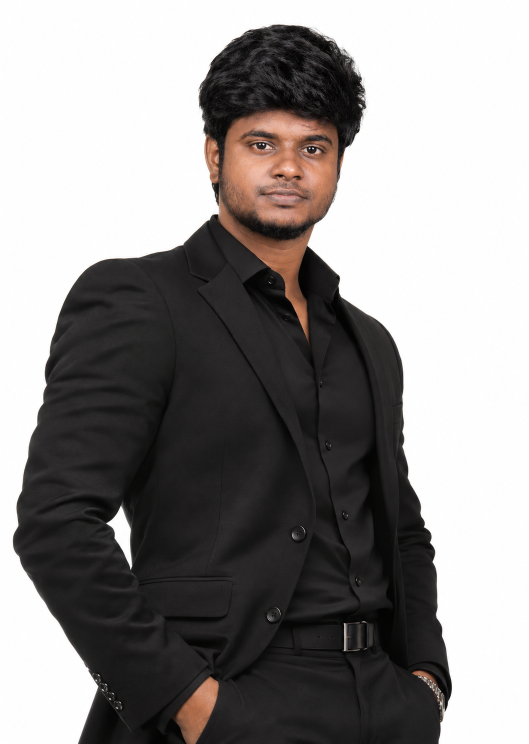
#> input picture assets_src/fin_portrait.png, 1058 x 1487 px (shown at 1/2 size)
$ python place_fin.py
#> lines starting #> are read from the running program, lines starting #| are printed output that depends on the picture; after the words box and inside, x2 and y2 are one past the last pixel; in counts of white or black regions, pixels touching at a corner belong together
# Finale figure — the owner's own portrait in front of the wordmark.
#
# The source is a studio shot on a white backdrop (assets_src/fin_portrait.png).
# This cuts him out and grades him into the closing scene, so he reads as lit
# BY it rather than pasted on:
#
#   1. matte    the backdrop is whatever near-white touches the border, plus
#               the pockets of it he encloses (the gap between arm and body,
#               holes in the hair); only specks - glints - stay his. The edge
#               band gets a soft alpha from its distance to that white, and
#               its colour is un-mixed from it (no pale halo in the hair).
#   2. grade    the studio's even light pulled down into the scene's: lower
#               exposure, more contrast, a red cast in the shadows
#   3. rim      red light wrapping his silhouette from the glowing wordmark
#               behind him, cream-pink up high where the letters are lit,
#               deep red low down in the fog
#   4. floor    the photo is cut at the thighs, so he is sunk into the black
#               of the lower frame and runs past its edge
#
# Writes public/fin/man.png (2x the frame size, for large displays) and the
# box in public/fin/fin.json. Run AFTER extract_fin.py, which still writes the
# reference model's figure: python tools/place_fin.py

import json
import os

import cv2
import numpy as np

ROOT = os.path.join(os.path.dirname(os.path.abspath(__file__)), "..")
SRC = os.path.join(ROOT, "assets_src", "fin_portrait.png")
OUT = os.path.join(ROOT, "public", "fin")

FRAME = (1600, 900)
HEAD_TOP = 212        # frame y of the top of his hair
HEAD_X = 806          # frame x of the centre of his head
SINK = 14             # frame px he runs past the bottom (parallax never shows the cut)
TEX = 2               # man.png resolution, in multiples of frame px

img = cv2.imread(SRC, cv2.IMREAD_COLOR).astype(np.float32) / 255.0
H, W = img.shape[:2]
#> H = 1487; W = 1058
WHITE = np.median(np.concatenate([img[:8].reshape(-1, 3), img[:, :8].reshape(-1, 3)]), axis=0)
#> WHITE = [0.996, 0.996, 0.996]

# ---- 1. matte -------------------------------------------------------------
diff = np.max(np.abs(img - WHITE), axis=2)
near = (diff < 0.07).astype(np.uint8)
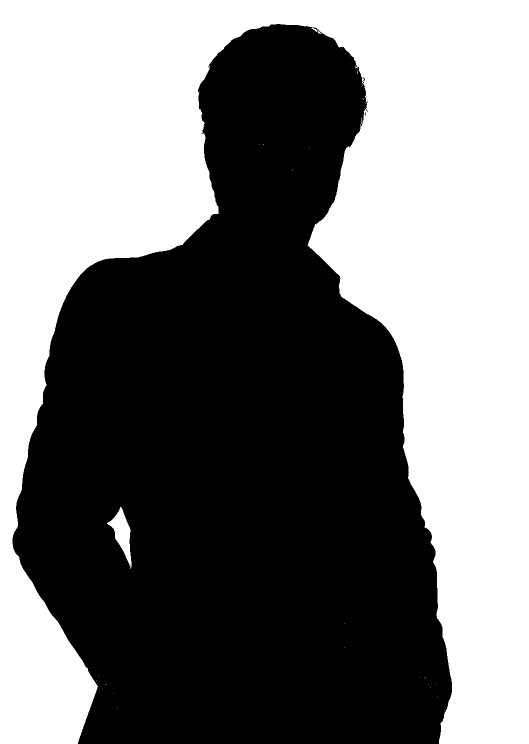
#> near: shape (1487, 1058) (shown at 1/2 size); values 0 (black) and 1 (white), 47.4% white; 29 white regions (26 under 20 px), largest, box (x1, y1, x2, y2) and area: (0, 0, 1058, 1487) 742647, (214, 1013, 263, 1138) 2401, (622, 56, 643, 68) 60
n, lab, stats, _c = cv2.connectedComponentsWithStats(near, connectivity=4)
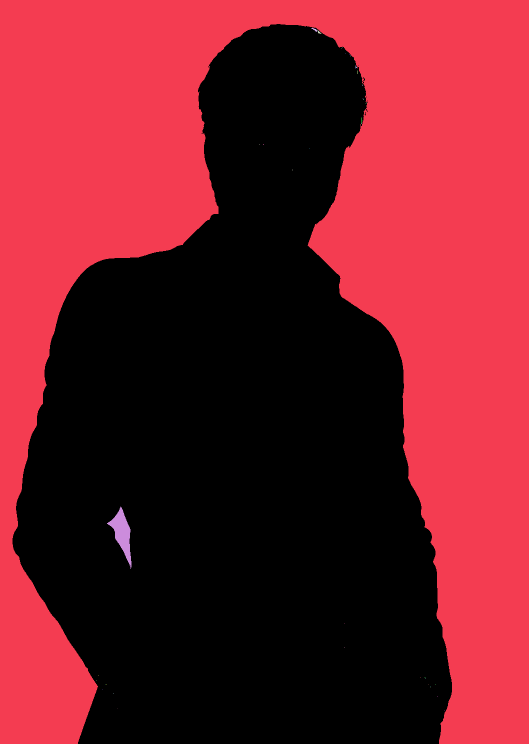
#> lab: shape (1487, 1058) int32 (shown at 1/2 size); 42 distinct labels, from 0 to 41; one colour per label, 0 black
#> n = 42; stats = 42 rows, first 6: [25, 48, 879, 1439, 828085], [0, 0, 1058, 1487, 742627], [622, 56, 13, 8, 36], [635, 60, 8, 8, 24], [685, 94, 1, 1, 1], [683, 96, 1, 1, 1]
border = set(np.unique(np.concatenate([lab[0], lab[-1], lab[:, 0], lab[:, -1]]))) - {0}
#> border = 1 item
pockets = {i for i in range(1, n) if stats[i, cv2.CC_STAT_AREA] >= 20}
#> pockets = 4 items
backdrop = np.isin(lab, list(border | pockets))
#> backdrop: shape (1487, 1058) bool; 47.4% white; 3 white regions, box (x1, y1, x2, y2) and area: (0, 0, 1058, 1487) 742627, (214, 1013, 263, 1138) 2401, (622, 56, 643, 68) 60

solid = (~backdrop).astype(np.uint8)
# seal the figure, then call everything well inside it opaque
solid = cv2.morphologyEx(solid, cv2.MORPH_CLOSE, cv2.getStructuringElement(cv2.MORPH_ELLIPSE, (7, 7)))
#> solid: shape (1487, 1058); values 0 (black) and 1 (white), 52.7% white; 2 black regions, box (x1, y1, x2, y2) and area: (0, 0, 1058, 1487) 742447, (216, 1018, 262, 1124) 2324
inner = cv2.erode(solid, cv2.getStructuringElement(cv2.MORPH_ELLIPSE, (9, 9)))
#> inner: shape (1487, 1058); values 0 (black) and 1 (white), 51.7% white; 2 black regions, box (x1, y1, x2, y2) and area: (0, 0, 1058, 1487) 756940, (212, 1014, 266, 1128) 3372
soft = np.clip((diff - 0.035) / 0.30, 0, 1)
alpha = np.where(inner > 0, 1.0, np.where(backdrop, 0.0, soft))
alpha = cv2.GaussianBlur(alpha.astype(np.float32), (0, 0), 0.8)
alpha[backdrop & (diff < 0.035)] = 0.0
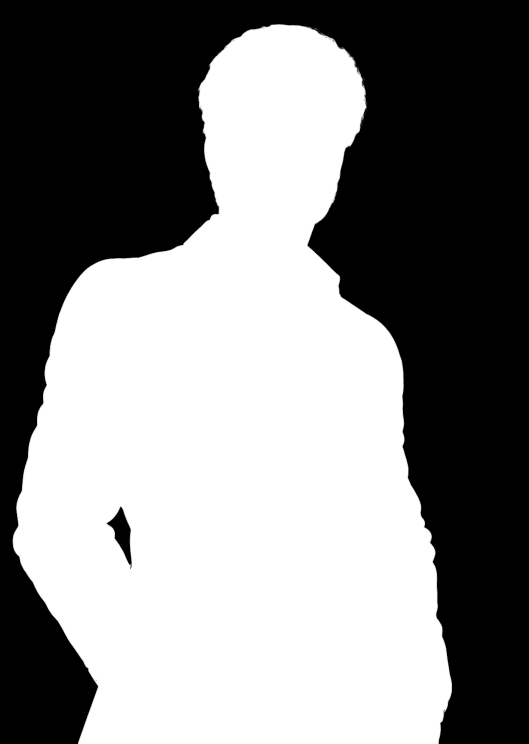
#> alpha: shape (1487, 1058) float32 (shown at 1/2 size); min 0, max 1, mean 0.525

# un-mix the white out of the edge band: C = a*F + (1-a)*WHITE
a3 = np.maximum(alpha, 0.05)[..., None]
fg = np.clip((img - (1 - a3) * WHITE) / a3, 0, 1)
fg = np.where(alpha[..., None] > 0.98, img, fg)

ys, xs = np.nonzero(alpha > 0.5)
top_px = int(ys.min())
#> top_px = 49
head = alpha[top_px:top_px + int(0.08 * H)] > 0.5
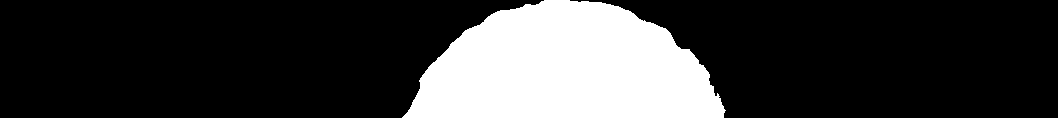
#> head: shape (118, 1058) bool; 22.5% white; 1 white region, box (x1, y1, x2, y2) and area: (402, 0, 726, 118) 28106
head_cx = float(np.nonzero(head)[1].mean())
#> head_cx = 565.7

# ---- placement ------------------------------------------------------------
s = (FRAME[1] + SINK - HEAD_TOP) / (H - top_px)       # source px -> frame px
#> s = 0.488
box_w, box_h = W * s, H * s
#> box_w = 516.5; box_h = 725.9
box_x = HEAD_X - head_cx * s
#> box_x = 529.9
box_y = FRAME[1] + SINK - box_h
#> box_y = 188.1

tw, th = int(round(box_w * TEX)), int(round(box_h * TEX))
#> tw = 1033; th = 1452
fg = cv2.resize(fg, (tw, th), interpolation=cv2.INTER_AREA)
#> fg: shape (1452, 1033, 3) float32
alpha = cv2.resize(alpha, (tw, th), interpolation=cv2.INTER_AREA)
#> alpha: shape (1452, 1033) float32
yy = np.linspace(0, 1, th, dtype=np.float32)[:, None]          # 0 top .. 1 bottom
#> yy = 1452 values from 0 to 1
frame_y = (box_y + yy * box_h) / FRAME[1]                       # frame fraction
#> frame_y = 1452 values from 0.209 to 1.02

# ---- 2. grade -------------------------------------------------------------
# (OpenCV order: every colour below is B, G, R)
lum = fg @ np.float32([0.114, 0.587, 0.299])
c = fg * 0.80                                              # into the scene's exposure
c = c + (c - 0.22) * 0.18                                  # a little more bite
c = c * np.float32([0.82, 0.86, 1.0])                      # red-warm key
shadow = np.clip(1 - lum * 2.2, 0, 1)[..., None]
c = c + shadow * np.float32([0.012, 0.004, 0.05])          # deep red into the blacks

# ---- 3. rim ---------------------------------------------------------------
hard = (alpha > 0.5).astype(np.uint8)
#> hard: shape (1452, 1033); values 0 (black) and 1 (white), 52.5% white; 2 black regions, box (x1, y1, x2, y2) and area: (0, 0, 1033, 1452) 709599, (209, 989, 257, 1111) 2378
dist = cv2.distanceTransform(hard, cv2.DIST_L2, 5).astype(np.float32)
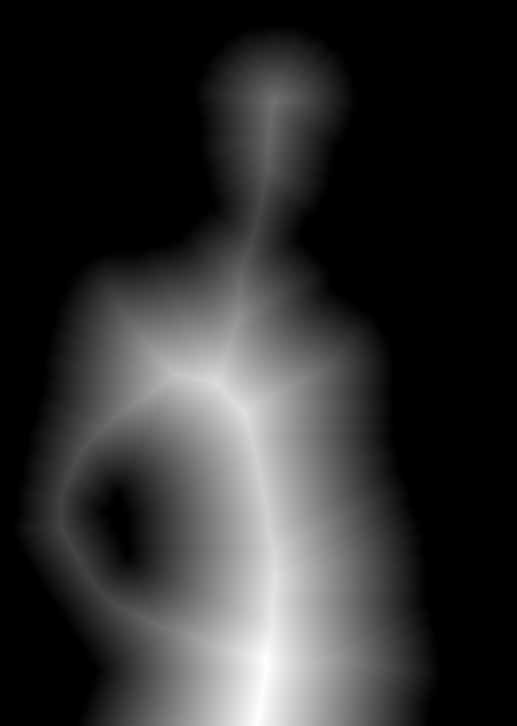
#> dist: shape (1452, 1033) float32 (shown at 1/2 size); min 0, max 344, mean 65; drawn with min black and max white
r = 6.0 * TEX
rim = np.exp(-dist / r) * hard
rim = cv2.GaussianBlur(rim, (0, 0), 1.2 * TEX)
# the light comes from behind: strongest where he is darkest (suit, hair)
rim = rim * (0.35 + 0.65 * np.clip(1 - lum * 1.6, 0, 1))
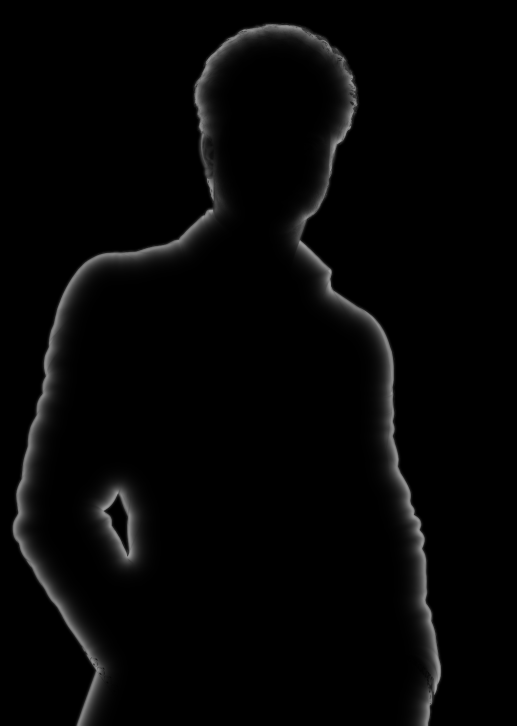
#> rim: shape (1452, 1033) float32 (shown at 1/2 size); min 0, max 0.64, mean 0.0223
hi = np.clip(1 - (frame_y - 0.18) / 0.45, 0, 1)            # lit letters up high
#> hi = 1452 values, max 0.936 at index 0, min 0 at index 758, mean 0.244
rim_col = (hi[..., None] * np.float32([0.62, 0.66, 1.0])       # cream-pink
           + (1 - hi[..., None]) * np.float32([0.10, 0.12, 0.92]))  # deep red
#> rim_col = 1452 rows, first 8: [0.587, 0.625, 0.995], [0.586, 0.625, 0.995], [0.585, 0.624, 0.995], [0.585, 0.623, 0.995], [0.584, 0.623, 0.994], [0.583, 0.622, 0.994], [0.583, 0.621, 0.994], [0.582, 0.621, 0.994]
c = c + rim[..., None] * rim_col * 0.85

# ---- 4. floor -------------------------------------------------------------
fall = np.clip((frame_y - 0.70) / 0.30, 0, 1) ** 1.3
#> fall = 1452 values from 0 to 1
c = c * (1 - 0.62 * fall)[..., None]
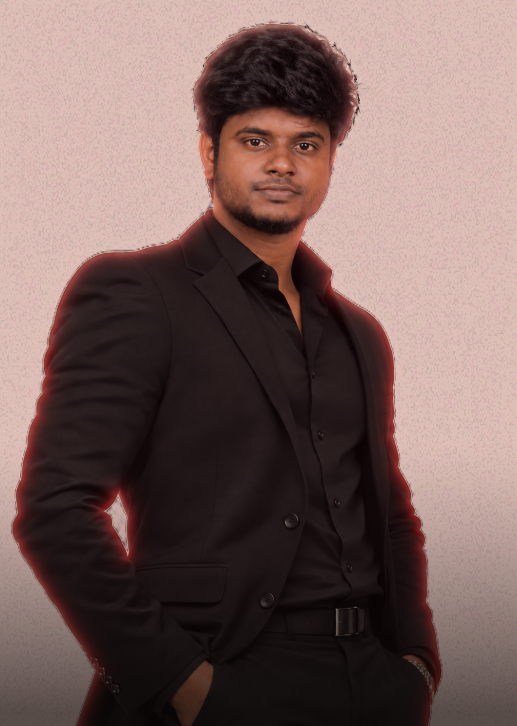
#> c: shape (1452, 1033, 3) float32 (shown at 1/2 size); mean B, G, R 0.364, 0.381, 0.478; drawn with min black and max white
c = c + (fall * 0.018)[..., None] * np.float32([0.2, 0.2, 1.0])

noise = np.random.default_rng(6).normal(0, 0.008, c.shape).astype(np.float32)
c = np.clip(c + noise, 0, 1)

out = np.dstack([c * 255, alpha * 255]).round().astype(np.uint8)
cv2.imwrite(os.path.join(OUT, "man.png"), out, [cv2.IMWRITE_PNG_COMPRESSION, 9])

box = [round(box_x, 1), round(box_y, 1), round(box_w, 1), round(box_h, 1)]
#> box = [529.9, 188.1, 516.5, 725.9]
with open(os.path.join(OUT, "fin.json"), "w") as f:
    json.dump({"man": box, "size": list(FRAME)}, f)
print("man.png %dx%d, box %s, %d KB" % (tw, th, box, os.path.getsize(os.path.join(OUT, "man.png")) // 1024))
#| man.png 1033x1452, box [529.9, 188.1, 516.5, 725.9], 2867 KB
